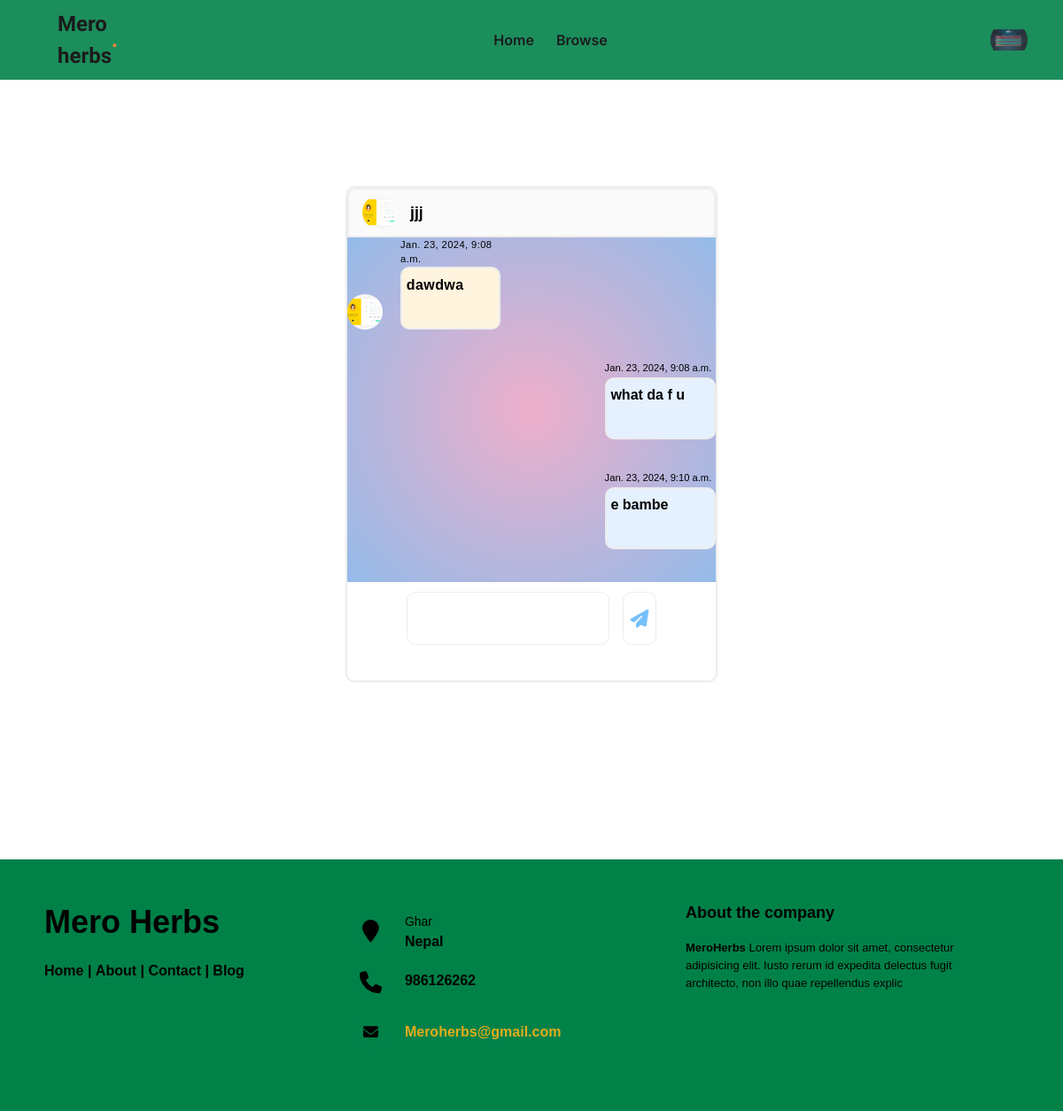
The page /inbox/9/ (signed in) on the database its author committed.
### sellerform/models.py (models this page shows, shortened)
class SellerAccount(models.Model):
    user=models.OneToOneField(User, null=True, on_delete=models.CASCADE)
    image=models.ImageField(null=True, blank=True)
    bio=models.TextField(null=True, blank=True)
    location=models.CharField(max_length=150, null=True, blank=True)

### chatting/models.py (models this page shows)
class ConversationMessage(models.Model):
    conversation = models.ForeignKey(Chatting, related_name='messages', on_delete=models.CASCADE)
    content=models.TextField()
    created_at = models.DateTimeField(auto_now_add=True)
    created_by = models.ForeignKey(User, related_name='created_messages', on_delete=models.CASCADE)

### chatting/views.py (the view)
# urls.py: path('<int:pk>/', views.detail, name='detail'),
@login_required
def detail(request, pk):
    conversation = Chatting.objects.filter(members__in=[request.user.id]).get(pk=pk)
    messages = Chatting.objects.filter(members__in=[request.user.id])
    seller_username = None
    seller_image_url = None
    convo_user=None
    for convo in messages:
        print(convo)
        for message in convo.messages.all():
            print(message)
            print(message.created_by)
            if message.created_by != request.user:
                convo_user=message.created_by.id
                seller_username = message.created_by.username
                try:
                    seller_image_url = message.created_by.selleraccount.image.url
                except ObjectDoesNotExist:
                    seller_image_url=None
                break  # Exit the loop once seller information is found
    print(convo_user)
    if request.method == 'POST':
        form=ConversationMessageForm(request.POST)
        if form.is_valid():
            conversation_message = form .save(commit=False)
            conversation_message.conversation = conversation
            conversation_message.created_by = request.user
            conversation_message.save()
            conversation.save()
            return redirect('chatting:detail', pk=pk)
    else:
        form = ConversationMessageForm()
    return render(request, 'chatting/messages.html',{
        'conversation': conversation,
        'form': form,
        'seller_username': seller_username,
        'seller_image_url': seller_image_url,
        'convo_user':convo_user
    })

### chatting/forms.py
class ConversationMessageForm(forms.ModelForm):
    class Meta:
        model= ConversationMessage
        fields = ('content',)
        widgets={
            'content': forms.Textarea(attrs={
                'class': 'message_box',
                'style':'resize:none'
            })
        }

### chatting/templates/chatting/messages.html (shortened to what this page needs)
<!DOCTYPE html>
<html lang="en">
<head>
    {% load static %}
    <script src="https://cdn.tailwindcss.com"></script>
    <link rel="stylesheet" href="{% static 'messages.css' %}">
    <link rel="stylesheet" href="https://cdnjs.cloudflare.com/ajax/libs/font-awesome/6.5.1/css/all.min.css" />    <title>Conversation</title>
</head>
<header>{% include 'dashboard/navbar.html'%}</header>
<body>
    <div class="message_parent">
        <div class="message_wrapper">
            <div class="upper_bar">
                <div style="border-radius: 50%; height: 39px; width: 39px; margin-left: 1.2vmax; ">
                    <img src="{{seller_image_url}}" style="object-fit: cover; height: 100%; width: 100%; border-radius: 50%;">
                </div>
                <div class="chatbox_upper">
                    <a href="{% url 'dashboard:sellerprofile' convo_user%}">
                        <span class="sellername" style="text-decoration: none;">{{seller_username}}</span>
                    </a>
                </div>
            </div>
            <div class="message_body_middle">
                <div class="message_body">
                    {% for message in conversation.messages.all %}
                    {% if message.created_by != request.user%}
                    <div class="seller_messages">
                        <div class="seller_msg_parent">
                            <div class="sender_section">
                                <img src="{{ seller_image_url}}" style="border-radius: 50%;">
                            </div>
                            <div class="messagewrapper">
                                <span style="font-size: 0.7rem;  font-weight: normal;">{{message.created_at}}</span>
                                <span class="seller_msg">
                                    {{message.content}}
                                </span>
                            </div>
                        </div>
                    </div>
                    {%else%}
                    <div class="buyermsg_parent">
                        <span style="font-size: 0.7rem;">{{message.created_at}}</span>
                        <div class="buyer_messages">
                            <div class="buyer_msg">
                                {{message.content}}
                            </div>
                        </div>
                    </div>
                    {%endif%}
                    {%endfor%}
                </div>
            </div>
            <div class="message_send_section">
                <form method="POST" action="." style="display: flex; align-items: center; justify-content: center; gap: 1.2vmax; width: 100%;">
                    {{form.content}}
                    <button class="send_btn">
                        <i class="fa-solid fa-paper-plane" style="color: #74C0FC;"></i>
                    </button>
                </form>
            </div>
        </div>
    </div>
</body>
<footer>
    {% include 'dashboard/footer.html'%}
</footer>
</html>

### dashboard/templates/dashboard/navbar.html (shortened to what this page needs)
{% load static %}
<!DOCTYPE html>
<html lang="en">
<head>
   <link rel="stylesheet" href="{% static 'navbar.css'%}" />
</head>
<body>
   <div class="navbar">
      <div class="logo">
         Mero herbs <span style="color:#FF7426">.</span></div>
      <div class="navbar-links">
         <a href="{% url 'item:main'%}">
            Home
         </a>
         <a href="{% url 'item:browse' %}" class="Browse">
            Browse
         </a>
      </div>
      <div class="user-wrapper">
         {% if request.user.is_authenticated %}
         {% if request.user.selleraccount %}
         {% if request.user.selleraccount.image %}
         <img src="{{ request.user.selleraccount.image.url }}" class="user-icon" onclick="toggleMenu()">
         {% else %}
         <img src="{% static '/dashboard/images/user.png' %}" class="user-icon" onclick="toggleMenu()">
         {% endif %}
         {% else %}
         <img src="{% static '/dashboard/images/user.png' %}" class="user-icon" onclick="toggleMenu()">
         {% endif %}
         {% else %}
         <a href="{% url 'core:signup'%}" class="signup">
            <div class="signup-btn"> Sign up</div>
         </a>
         {% endif %}
      </div>

### chatting/static/messages.css (style rules this page uses)
:root { --border-radius-md: 10px; --cultured: hsl(0, 0%, 93%); --fs-5: 1rem; --weight-600: 600; }
* { font-family: Poppins,sans-serif; }
body { display: flex; flex-flow: column wrap; }
.message_parent { width: 100vw; height: 100vh; display: flex; align-items: center; justify-content: center; }
.message_wrapper { display: flex; flex-flow: column wrap; width: 35%; height: 70%; border:2px solid var(--cultured); border-radius: var(--border-radius-md); }
.upper_bar { display: flex; flex-flow: row wrap; height: 10%; width: 100%; border-top-right-radius:var(--border-radius-md) ; border-top-left-radius: var(--border-radius-md); border: 2px solid var(--cultured); align-items: center; gap: 1.2vmax; background-color: #fafafa; }
.sellername { font-size: 1.1rem; font-family: Poppins,sans-serif; font-weight: 600; }
.message_body { display: flex; flex-flow: column wrap; gap: 2.5vmin; }
.message_body_middle { width: 100%; height: 70%; overflow-y: scroll; background: radial-gradient(circle, rgba(238,174,202,1) 0%, rgba(148,187,233,1) 100%); }
.seller_messages { display: flex; }
.seller_msg_parent { display: flex; flex-flow: row wrap; gap: 1.6vmax; }
.sender_section { border-radius: 50%; height: 40px; width: 40px; align-self: flex-end; }
.sender_section img { height: 100%; width: 100%; object-fit: cover; }
.messagewrapper { display: flex; flex-flow: column wrap; font-size: var(--fs-5); letter-spacing: .4px; font-weight:var(--weight-600); width: 10vmax; height: auto; }
.seller_msg { padding-top: 0.4rem; padding-left: 0.3rem; font-size: var(--fs-5); letter-spacing: .4px; font-weight:var(--weight-600); max-width: 9vmax; padding-bottom: 3vmin; border-radius: var(--border-radius-md); border: 2px solid var(--cultured); overflow-wrap: break-word; background-color: #fff4de; }
.buyermsg_parent { align-self: flex-end; }
.buyer_messages { padding-top: 0.4rem; padding-left: 0.3rem; display: flex; flex-flow: column wrap; width: 10vmax; height: auto; align-self: flex-end; border-radius: var(--border-radius-md); font-size: var(--fs-5); font-weight: var(--weight-600); border: 2px solid var(--cultured); background-color: #e5f1ff; align-self: flex-end; }
.buyer_msg { max-width: 9vmax; overflow-wrap: break-word; padding-bottom: 3vmin; }
.message_send_section { display: flex; flex-flow: row wrap; height: 15%; justify-content: center; align-items: center; gap: 1.2vmax ; }
.message_box { height: 5vmin; width: 55%; border-radius: var(--border-radius-md); font-size: var(--fs-5); font-weight: var(--weight-600); border: 1.5px solid var(--cultured); }
.send_btn { display: flex; align-items: center; justify-content: center; width: 9%; height: 5vmin; font-size: 1.3rem; color: var(--cultured); border: 1px solid var(--cultured); border-radius: var(--border-radius-md); }

### dashboard/static/navbar.css (style rules this page uses)
header { width: 100vw; }
.navbar { width: 100%; height: 90px; display: flex ; flex-flow: row wrap; z-index: 100; background-color: #008148; opacity: 89%; align-items: center; justify-content: space-between; position: relative; }
.navbar-links { display: flex; align-items: center; gap:2vmax; text-decoration: none; color: black; }
.navbar-links a { text-decoration: none; color: black; font-family: Inter, sans-serif; font-weight: 600; font-size: 16px; }
.navbar .logo { display: flex ; font-weight: 600; font-family: Lobster, sans-serif; font-size: 24px; color: black; margin-left: 65px; width: 60px; align-items: center; justify-content: left; }
::placeholder { text-align: center; color: black; }
.user-wrapper { display: flex; }
.user-wrapper img { object-fit: contain; height: 42px; width: 42px; margin-right: 40px; cursor: pointer; border-radius:50%; }

### dashboard/static/footer.css (style rules this page uses)
footer { bottom: 0; }

### rows shown on the page
ConversationMessage: created_at "Jan. 23, 2024, 9:08 a.m.", content "dawdwa"
ConversationMessage: created_at "Jan. 23, 2024, 9:08 a.m.", content "what da f u"
ConversationMessage: created_at "Jan. 23, 2024, 9:10 a.m.", content "e bambe"

### other values the page prints
{{ seller_username }} "jjj"
